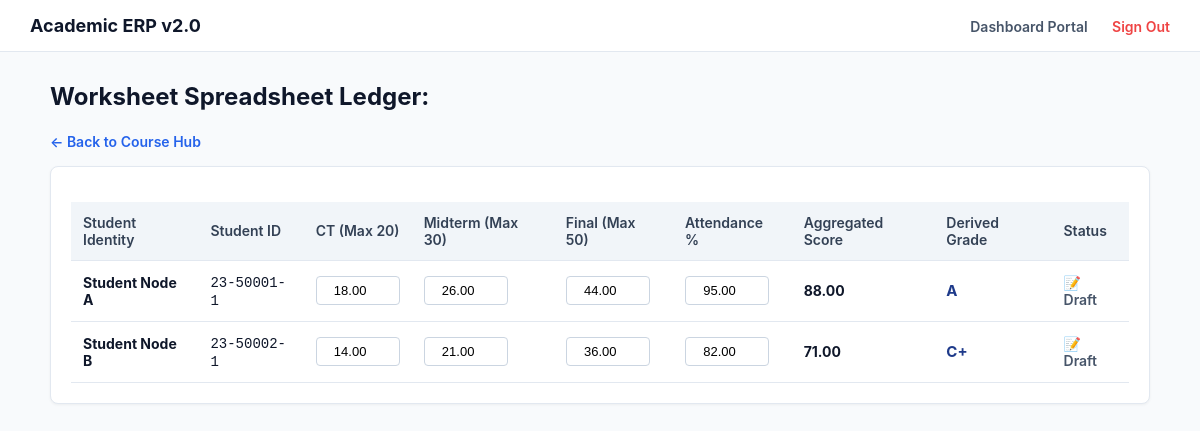
The app's page /index.php?action=faculty_grades&course_id=1 (signed in) with its own data.
### tables this page shows
CREATE TABLE IF NOT EXISTS enrollments (
    id INT AUTO_INCREMENT PRIMARY KEY,
    student_id INT NOT NULL,
    course_id INT NOT NULL,
    enrolled_at TIMESTAMP DEFAULT CURRENT_TIMESTAMP,
    status ENUM('active', 'dropped', 'completed') DEFAULT 'active',
    FOREIGN KEY (student_id) REFERENCES students(id) ON DELETE CASCADE,
    FOREIGN KEY (course_id) REFERENCES courses(id) ON DELETE CASCADE,
    UNIQUE KEY unique_enrollment (student_id, course_id)
);

CREATE TABLE IF NOT EXISTS users (
    id INT AUTO_INCREMENT PRIMARY KEY,
    name VARCHAR(255) NOT NULL,
    email VARCHAR(255) NOT NULL UNIQUE,
    password_hash VARCHAR(255) NOT NULL,
    phone VARCHAR(20),
    role ENUM('student', 'faculty', 'head', 'admin') NOT NULL,
    profile_pic VARCHAR(255),
    is_active BOOLEAN DEFAULT TRUE,
    created_at TIMESTAMP DEFAULT CURRENT_TIMESTAMP
);

CREATE TABLE IF NOT EXISTS students (
    id INT AUTO_INCREMENT PRIMARY KEY,
    user_id INT NOT NULL UNIQUE,
    student_id_number VARCHAR(50) NOT NULL UNIQUE,
    program_id INT NOT NULL,
    current_semester INT DEFAULT 1,
    admission_date DATE,
    academic_status ENUM('good_standing', 'probation', 'dismissed') DEFAULT 'good_standing',
    cgpa DECIMAL(4,2) DEFAULT 0.00,
    FOREIGN KEY (user_id) REFERENCES users(id) ON DELETE CASCADE,
    FOREIGN KEY (program_id) REFERENCES programs(id)
);

### controllers/FacultyController.php (called while the page is built, shortened)
<?php
require_once __DIR__ . '/../models/FacultyModel.php';
class FacultyController {
    private $model;
    public function __construct($conn) {
        $this->model = new FacultyModel($conn);
    }
    public function showGradeEntry() {
        $course_id = intval($_GET['course_id']);
        $students = $this->model->getCourseStudents($course_id);
        include __DIR__ . '/../views/templates/header.php';
        include __DIR__ . '/../views/grades.php';
        include __DIR__ . '/../views/templates/footer.php';
    }
}
?>

### models/FacultyModel.php (called while the page is built, shortened)
<?php
class FacultyModel {
    private $db;
    public function __construct($conn) { $this->db = $conn; }
    public function getCourseStudents($course_id) {
        $stmt = $this->db->prepare("SELECT e.id as enrollment_id, u.name as student_name, s.student_id_number, IFNULL(ge.ct_mark,0) as ct_mark, IFNULL(ge.mid_mark,0) as mid_mark, IFNULL(ge.final_mark,0) as final_mark, IFNULL(ge.attendance_pct,0) as attendance_pct, IFNULL(ge.total_mark,0) as total_mark, IFNULL(ge.letter_grade,'-') as letter_grade, IFNULL(ge.is_published,0) as is_published
            FROM enrollments e
            JOIN students s ON e.student_id = s.id
            JOIN users u ON s.user_id = u.id
            LEFT JOIN grade_entries ge ON e.id = ge.enrollment_id
            WHERE e.course_id = ? AND e.status = 'active'");
        $stmt->bind_param("i", $course_id);
        $stmt->execute();
        return $stmt->get_result()->fetch_all(MYSQLI_ASSOC);
    }
}
?>

### views/grades.php (the view, shortened to what this page needs)
<h2>Worksheet Spreadsheet Ledger:</h2>
<a href="index.php?action=course_manage&course_id=<?php echo intval($_GET['course_id']); ?>" style="text-decoration:none; font-weight:600; color:#2563eb; font-size:14px;">← Back to Course Hub</a>
<div class="card" style="margin-top:15px;">
    <table class="grade-table">
        <thead>
            <tr>
                <th>Student Identity</th>
                <th>Student ID</th>
                <th>CT (Max 20)</th>
                <th>Midterm (Max 30)</th>
                <th>Final (Max 50)</th>
                <th>Attendance %</th>
                <th>Aggregated Score</th>
                <th>Derived Grade</th>
                <th>Status</th>
            </tr>
        </thead>
        <tbody>
            <?php foreach ($students as $row): $disabled = ($row['is_published'] == 1) ? 'disabled' : ''; ?>
            <tr id="row-<?php echo $row['enrollment_id']; ?>">
                <td><strong><?php echo htmlspecialchars($row['student_name']); ?></strong></td>
                <td><code><?php echo htmlspecialchars($row['student_id_number']); ?></code></td>
                <td><input type="number" id="ct-<?php echo $row['enrollment_id']; ?>" value="<?php echo $row['ct_mark']; ?>" max="20" min="0" step="0.01" <?php echo $disabled; ?> onchange="asyncMatrixAutoSave(<?php echo $row['enrollment_id']; ?>)"></td>
                <td><input type="number" id="mid-<?php echo $row['enrollment_id']; ?>" value="<?php echo $row['mid_mark']; ?>" max="30" min="0" step="0.01" <?php echo $disabled; ?> onchange="asyncMatrixAutoSave(<?php echo $row['enrollment_id']; ?>)"></td>
                <td><input type="number" id="final-<?php echo $row['enrollment_id']; ?>" value="<?php echo $row['final_mark']; ?>" max="50" min="0" step="0.01" <?php echo $disabled; ?> onchange="asyncMatrixAutoSave(<?php echo $row['enrollment_id']; ?>)"></td>
                <td><input type="number" id="attn-<?php echo $row['enrollment_id']; ?>" value="<?php echo $row['attendance_pct']; ?>" max="100" min="0" step="0.01" <?php echo $disabled; ?> onchange="asyncMatrixAutoSave(<?php echo $row['enrollment_id']; ?>)"></td>
                <td id="total-<?php echo $row['enrollment_id']; ?>" class="total-cell"><?php echo $row['total_mark']; ?></td>
                <td id="grade-<?php echo $row['enrollment_id']; ?>" class="letter-cell"><?php echo $row['letter_grade']; ?></td>
                <td id="status-<?php echo $row['enrollment_id']; ?>">
                    <?php echo ($row['is_published'] == 1) ? '<span class="status-locked">🔒 Locked</span>' : '<span class="status-draft">📝 Draft</span>'; ?>
                </td>
            </tr>
            <?php endforeach; ?>
        </tbody>
    </table>
</div>

### assets/css/global.css (style rules this page uses)
body { font-family: -apple-system, BlinkMacSystemFont, "Segoe UI", Roboto, sans-serif; background-color: #f8fafc; color: #0f172a; margin: 0; padding: 0; }
.card { background: #fff; border: 1px solid #e2e8f0; border-radius: 8px; padding: 20px; margin-bottom: 25px; box-shadow: 0 1px 3px rgba(0,0,0,0.05); }
table { width: 100%; border-collapse: collapse; margin-top: 15px; }
th, td { padding: 12px; text-align: left; border-bottom: 1px solid #e2e8f0; font-size: 14px; }
th { background-color: #f1f5f9; font-weight: 600; color: #334155; }

### assets/css/grades.css (style rules this page uses)
.grade-table input[type="number"] { width: 70px; padding: 6px; border: 1px solid #cbd5e1; border-radius: 4px; font-size: 13px; text-align: center; }
.total-cell { font-weight: bold; color: #0f172a; }
.letter-cell { font-weight: bold; color: #1e3a8a; font-size: 15px; }
.status-draft { color: #475569; font-weight: 600; }

### records on screen
enrollments: users.name "Student Node A", student.student_id_number "23-50001-1", ct_mark "18.00", mid_mark "26.00", final_mark "44.00", attendance_pct "95.00", total_mark "88.00", letter_grade "A"
enrollments: users.name "Student Node B", student.student_id_number "23-50002-1", ct_mark "14.00", mid_mark "21.00", final_mark "36.00", attendance_pct "82.00", total_mark "71.00", letter_grade "C+"
